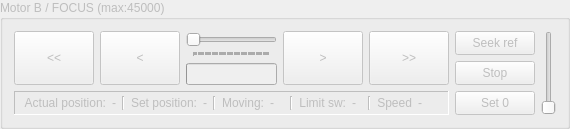
     <widget class="QGroupBox" name="group_b">
      <property name="enabled">
       <bool>false</bool>
      </property>
      <property name="title">
       <string>Motor B / FOCUS (max:45000)</string>
      </property>
      <layout class="QGridLayout" name="gridLayout_2">
       <item row="0" column="0">
        <layout class="QHBoxLayout" name="horizontalLayout_14">
         <item>
          <widget class="QPushButton" name="btn_b_left">
           <property name="sizePolicy">
            <sizepolicy hsizetype="Minimum" vsizetype="Expanding">
             <horstretch>0</horstretch>
             <verstretch>0</verstretch>
            </sizepolicy>
           </property>
           <property name="text">
            <string>&lt;&lt;</string>
           </property>
           <property name="autoRepeat">
            <bool>true</bool>
           </property>
           <property name="autoRepeatInterval">
            <number>50</number>
           </property>
          </widget>
         </item>
         <item>
          <widget class="QPushButton" name="btn_b_left_fine">
           <property name="sizePolicy">
            <sizepolicy hsizetype="Minimum" vsizetype="Expanding">
             <horstretch>0</horstretch>
             <verstretch>0</verstretch>
            </sizepolicy>
           </property>
           <property name="text">
            <string>&lt;</string>
           </property>
           <property name="autoRepeat">
            <bool>true</bool>
           </property>
           <property name="autoRepeatInterval">
            <number>50</number>
           </property>
          </widget>
         </item>
         <item>
          <layout class="QVBoxLayout" name="verticalLayout_3">
           <item>
            <widget class="QSlider" name="slider_b">
             <property name="sizePolicy">
              <sizepolicy hsizetype="Expanding" vsizetype="Minimum">
               <horstretch>0</horstretch>
               <verstretch>0</verstretch>
              </sizepolicy>
             </property>
             <property name="maximum">
              <number>65535</number>
             </property>
             <property name="orientation">
              <enum>Qt::Horizontal</enum>
             </property>
             <property name="tickPosition">
              <enum>QSlider::TicksBelow</enum>
             </property>
             <property name="tickInterval">
              <number>1000</number>
             </property>
            </widget>
           </item>
           <item>
            <widget class="QProgressBar" name="progress_b">
             <property name="maximum">
              <number>65535</number>
             </property>
             <property name="value">
              <number>0</number>
             </property>
             <property name="textVisible">
              <bool>false</bool>
             </property>
            </widget>
           </item>
          </layout>
         </item>
         <item>
          <widget class="QPushButton" name="btn_b_right_fine">
           <property name="sizePolicy">
            <sizepolicy hsizetype="Minimum" vsizetype="Expanding">
             <horstretch>0</horstretch>
             <verstretch>0</verstretch>
            </sizepolicy>
           </property>
           <property name="text">
            <string>&gt;</string>
           </property>
           <property name="autoRepeat">
            <bool>true</bool>
           </property>
           <property name="autoRepeatInterval">
            <number>50</number>
           </property>
          </widget>
         </item>
         <item>
          <widget class="QPushButton" name="btn_b_right">
           <property name="sizePolicy">
            <sizepolicy hsizetype="Minimum" vsizetype="Expanding">
             <horstretch>0</horstretch>
             <verstretch>0</verstretch>
            </sizepolicy>
           </property>
           <property name="text">
            <string>&gt;&gt;</string>
           </property>
           <property name="autoRepeat">
            <bool>true</bool>
           </property>
           <property name="autoRepeatInterval">
            <number>50</number>
           </property>
          </widget>
         </item>
        </layout>
       </item>
       <item row="0" column="1" rowspan="2">
        <layout class="QVBoxLayout" name="verticalLayout_4">
         <item>
          <widget class="QPushButton" name="btn_b_seek">
           <property name="sizePolicy">
            <sizepolicy hsizetype="Minimum" vsizetype="Expanding">
             <horstretch>0</horstretch>
             <verstretch>0</verstretch>
            </sizepolicy>
           </property>
           <property name="text">
            <string>Seek ref</string>
           </property>
          </widget>
         </item>
         <item>
          <widget class="QPushButton" name="btn_b_stop">
           <property name="sizePolicy">
            <sizepolicy hsizetype="Minimum" vsizetype="Expanding">
             <horstretch>0</horstretch>
             <verstretch>0</verstretch>
            </sizepolicy>
           </property>
           <property name="text">
            <string>Stop</string>
           </property>
          </widget>
         </item>
         <item>
          <widget class="QPushButton" name="btn_b_0">
           <property name="sizePolicy">
            <sizepolicy hsizetype="Minimum" vsizetype="Expanding">
             <horstretch>0</horstretch>
             <verstretch>0</verstretch>
            </sizepolicy>
           </property>
           <property name="text">
            <string>Set 0</string>
           </property>
          </widget>
         </item>
        </layout>
       </item>
       <item row="0" column="2" rowspan="2">
        <widget class="QSlider" name="slider_b_speed">
         <property name="orientation">
          <enum>Qt::Vertical</enum>
         </property>
        </widget>
       </item>
       <item row="1" column="0">
        <widget class="QFrame" name="frame_2">
         <property name="frameShape">
          <enum>QFrame::Panel</enum>
         </property>
         <property name="frameShadow">
          <enum>QFrame::Sunken</enum>
         </property>
         <layout class="QHBoxLayout" name="horizontalLayout_9">
          <property name="topMargin">
           <number>4</number>
          </property>
          <property name="bottomMargin">
           <number>4</number>
          </property>
          <item>
           <layout class="QHBoxLayout" name="horizontalLayout_10">
            <item>
             <widget class="QLabel" name="label_a_5">
              <property name="text">
               <string>Actual position:</string>
              </property>
              <property name="alignment">
               <set>Qt::AlignRight|Qt::AlignTrailing|Qt::AlignVCenter</set>
              </property>
             </widget>
            </item>
            <item>
             <widget class="QLabel" name="label_b_pos">
              <property name="text">
               <string>-</string>
              </property>
             </widget>
            </item>
           </layout>
          </item>
          <item>
           <widget class="Line" name="line_4">
            <property name="orientation">
             <enum>Qt::Vertical</enum>
            </property>
           </widget>
          </item>
          <item>
           <layout class="QHBoxLayout" name="horizontalLayout_11">
            <item>
             <widget class="QLabel" name="label_a_6">
              <property name="text">
               <string>Set position:</string>
              </property>
              <property name="alignment">
               <set>Qt::AlignRight|Qt::AlignTrailing|Qt::AlignVCenter</set>
              </property>
             </widget>
            </item>
            <item>
             <widget class="QLabel" name="label_b_setpos">
              <property name="text">
               <string>-</string>
              </property>
             </widget>
            </item>
           </layout>
          </item>
          <item>
           <widget class="Line" name="line_5">
            <property name="orientation">
             <enum>Qt::Vertical</enum>
            </property>
           </widget>
          </item>
          <item>
           <layout class="QHBoxLayout" name="horizontalLayout_12">
            <item>
             <widget class="QLabel" name="label_a_7">
              <property name="text">
               <string>Moving:</string>
              </property>
              <property name="alignment">
               <set>Qt::AlignRight|Qt::AlignTrailing|Qt::AlignVCenter</set>
              </property>
             </widget>
            </item>
            <item>
             <widget class="QLabel" name="label_b_status">
              <property name="text">
               <string>-</string>
              </property>
             </widget>
            </item>
           </layout>
          </item>
          <item>
           <widget class="Line" name="line_6">
            <property name="orientation">
             <enum>Qt::Vertical</enum>
            </property>
           </widget>
          </item>
          <item>
           <layout class="QHBoxLayout" name="horizontalLayout_13">
            <item>
             <widget class="QLabel" name="label_a_8">
              <property name="text">
               <string>Limit sw:</string>
              </property>
              <property name="alignment">
               <set>Qt::AlignRight|Qt::AlignTrailing|Qt::AlignVCenter</set>
              </property>
             </widget>
            </item>
            <item>
             <widget class="QLabel" name="label_b_limitsw">
              <property name="text">
               <string>-</string>
              </property>
             </widget>
            </item>
           </layout>
          </item>
          <item>
           <widget class="Line" name="line_11">
            <property name="orientation">
             <enum>Qt::Vertical</enum>
            </property>
           </widget>
          </item>
          <item>
           <layout class="QHBoxLayout" name="horizontalLayout_23">
            <item>
             <widget class="QLabel" name="label_a_15">
              <property name="text">
               <string>Speed</string>
              </property>
              <property name="alignment">
               <set>Qt::AlignRight|Qt::AlignTrailing|Qt::AlignVCenter</set>
              </property>
             </widget>
            </item>
            <item>
             <widget class="QLabel" name="label_b_speed">
              <property name="text">
               <string>-</string>
              </property>
             </widget>
            </item>
           </layout>
          </item>
         </layout>
        </widget>
       </item>
      </layout>
      <zorder>frame_2</zorder>
      <zorder></zorder>
      <zorder>slider_b_speed</zorder>
     </widget>
